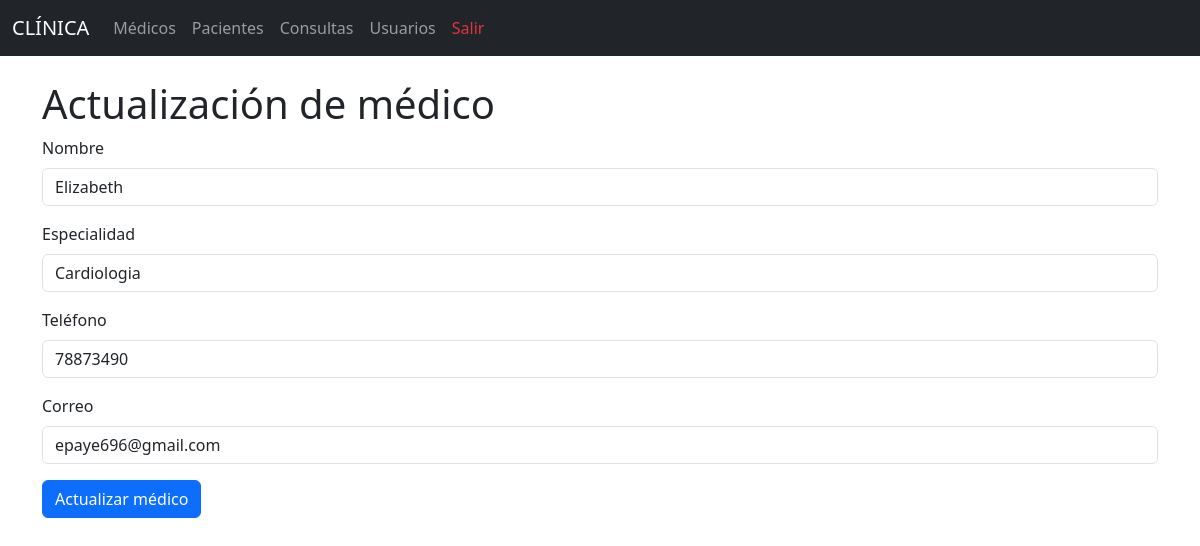
Page /medicos/edit/1 on the committed database.
### models/medico_model.py (models this page shows, shortened)
class Medico(db.Model):
    __tablename__ = "medicos"
    id = db.Column(db.Integer, primary_key=True)
    nombre = db.Column(db.String(100), nullable=False)
    especialidad = db.Column(db.String(100), nullable=False)
    telefono = db.Column(db.String(20))
    correo = db.Column(db.String(100))
    @staticmethod
    def get_by_id(id):
        return Medico.query.get(id)

### controllers/medico_controller.py (the view, shortened to what this page needs)
@medico_bp.route("/edit/<int:id>", methods=['GET', 'POST'])
def edit(id):
    medico = Medico.get_by_id(id)
    return medico_view.edit(medico)

### run.py (called while the page is built)
@app.context_processor
def inject_active_path():
    def is_active(path):
        return 'active' if request.path == path else ''
    return dict(is_active=is_active)

### views/medico_view.py (called while the page is built)
def edit(medico):
    return render_template('medicos/edit.html', medico=medico)

### templates/medicos/edit.html (shortened to what this page needs)
{% extends 'base.html' %}
{% block content %}
<h1>Actualización de médico</h1>
<form action="{{url_for('medico.edit', id=medico.id)}}" method="POST">
    <div class="mb-3">
        <label class="form-label">Nombre</label>
        <input type="text" class="form-control" name="nombre" value="{{ medico.nombre }}" required>
    </div>
    <div class="mb-3">
        <label class="form-label">Especialidad</label>
        <input type="text" class="form-control" name="especialidad" value="{{ medico.especialidad }}" required>
    </div>
    <div class="mb-3">
        <label class="form-label">Teléfono</label>
        <input type="text" class="form-control" name="telefono" value="{{ medico.telefono }}">
    </div>
    <div class="mb-3">
        <label class="form-label">Correo</label>
        <input type="email" class="form-control" name="correo" value="{{ medico.correo }}">
    </div>
    <button type="submit" class="btn btn-primary">
        Actualizar médico
    </button>
</form>
{% endblock %}

### rows in the picture
Medico: nombre "Elizabeth", especialidad "Cardiologia", telefono "78873490", correo "epaye696@gmail.com"
